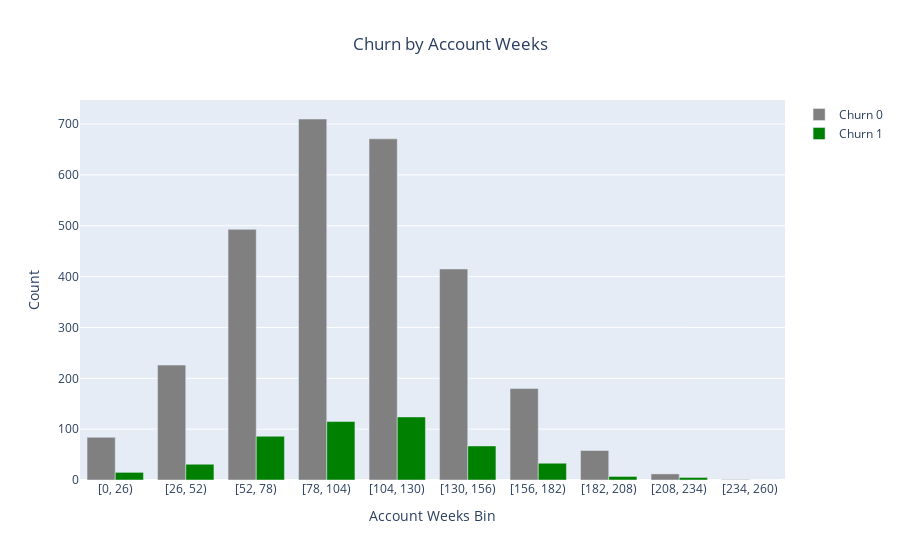

Notebook code cell kept with this figure:
### Markdown cell above
##### Churn vs Count of variables

### Code cell
# Plot for AccountWeeks
data['AccountWeeks_bin'] = pd.cut(data['AccountWeeks'], bins=range(0, data['AccountWeeks'].max() + 26, 26), right=False)
account_weeks_churn = data.groupby(['AccountWeeks_bin', 'Churn']).size().unstack(fill_value=0)
fig = go.Figure()
fig.add_trace(go.Bar(x=account_weeks_churn.index.astype(str), 
                     y=account_weeks_churn[0], 
                     name='Churn 0', marker_color='grey'))
fig.add_trace(go.Bar(x=account_weeks_churn.index.astype(str), 
                     y=account_weeks_churn[1], 
                     name='Churn 1', marker_color='green'))
fig.update_layout(barmode='group', title='Churn by Account Weeks', title_x=0.5,
                   xaxis_title='Account Weeks Bin', yaxis_title='Count')
fig.show()

### Figure 1 — Plotly figure (JSON) as saved in the notebook; plotly's stock layout.template omitted (floating-point values rounded to 4 significant figures)
{"data": [{"marker": {"color": "grey"}, "name": "Churn 0", "type": "bar", "x": ["[0, 26)", "[26, 52)", "[52, 78)", "[78, 104)", "[104, 130)", "[130, 156)", "[156, 182)", "[182, 208)", "[208, 234)", "[234, 260)"], "y": [84, 226, 493, 710, 671, 415, 180, 58, 12, 1]}, {"marker": {"color": "green"}, "name": "Churn 1", "type": "bar", "x": ["[0, 26)", "[26, 52)", "[52, 78)", "[78, 104)", "[104, 130)", "[130, 156)", "[156, 182)", "[182, 208)", "[208, 234)", "[234, 260)"], "y": [15, 31, 86, 115, 124, 67, 33, 7, 5, 0]}], "layout": {"barmode": "group", "title": {"text": "Churn by Account Weeks", "x": 0.5}, "xaxis": {"title": {"text": "Account Weeks Bin"}}, "yaxis": {"title": {"text": "Count"}}}}
